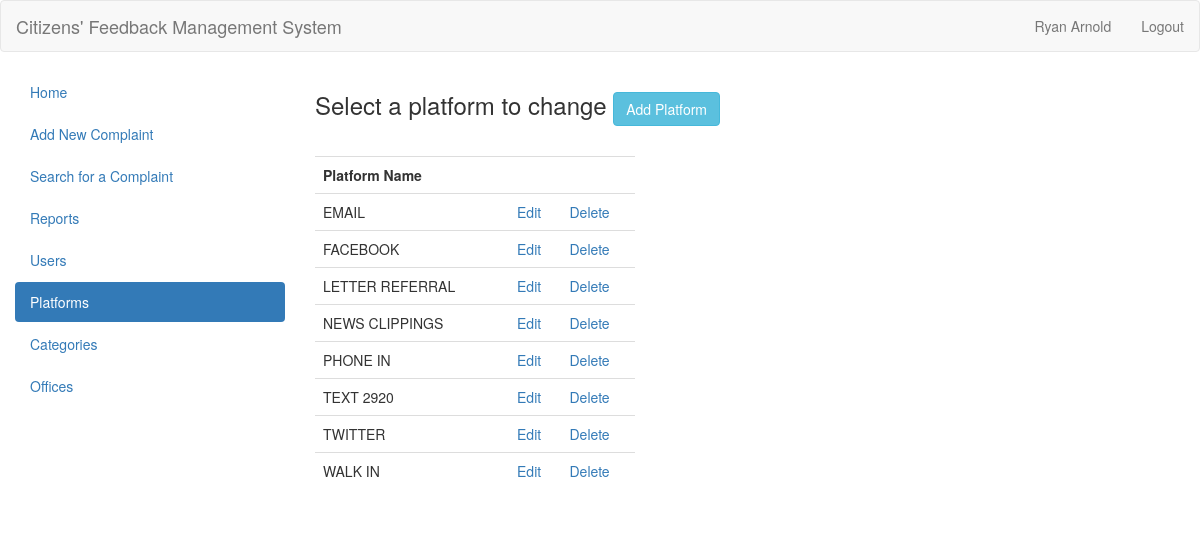
The app's page /cfms/platforms/ (signed in) with its own data.
### complaints/models.py (models this page shows, shortened)
class Platform(models.Model):
	name = models.CharField(max_length=100)
	archived = models.BooleanField(default=False)

### complaints/views.py (the view)
# urls.py: url(r'^platforms/update/(?P<platform_id>[\w\-0-9]+)/$', views.update_platform, name='update_platform'),
def platforms(request):
	platforms = Platform.objects.filter(archived=False).order_by('name')
	platform_form = PlatformForm()
	return render(request, 'complaints/platforms.html', {'platforms': platforms, 'create_form': platform_form})

### global/templates/complaints/platforms.html (shortened to what this page needs)
{% extends "complaints/base.html" %}
{% load staticfiles %}
{% block content %}
	<div class="col-md-7">
		<h3>
			Select a platform to change
			<button type="button" class="btn btn-info" data-toggle="modal" data-target="#add-platform-modal" id="modalActionButton">Add Platform</button>
		</h3>
		<br>
		<div class="row">
			<div class="col-md-6">
				<table class="table">
					<tbody>
						<tr>
							<th>Platform Name</th>
							<th></th>
							<th></th>
						</tr>
						{% for platform in platforms %}
							<tr>
								<td>{{ platform.name }}</td>
								<td><a href="{% url 'update_platform' platform.id %}">Edit</a></td>
								<td><a href="{% url 'delete_platform' platform.id %}">Delete</a></td>
							</tr>
						{% endfor %}
					</tbody>
				</table>
			</div>
		</div>
	</div>
{% endblock %}

### global/templates/complaints/base.html (shortened to what this page needs)
<!DOCTYPE html>
{% load staticfiles %}
<html lang="en">
  <head>
		<link href="{% static "css/bootstrap.min.css" %}" rel="stylesheet">
    <link rel="stylesheet" type="text/css" href="{% static "css/base.css" %}">
	</head>
	<body>
		{% block header %}
			<div class="navbar navbar-default">
				<div class="container-fluid">
					<div class="navbar-header">
						<a class="navbar-brand" href="{% url 'index' %}">Citizens' Feedback Management System</a>
					</div>
					<div>
						<ul class="nav navbar-nav navbar-right">
							<li>
								<a href="#">{{ user.first_name }}</a>
							</li>
							<li>
								<a href="{% url 'logout' %}">Logout</a>
							</li>
						</ul>
					</div>
				</div>
			</div>
		{% endblock %}
    {% block body %}
      <div class="container-fluid">
				<div class="row">
					<div class="col-md-3">
						<ul class="nav nav-pills nav-stacked">
							<li role="presentation" href="{% url 'index' %}">
								<a href="{% url 'index' %}">Home</a>
							</li>
							<li role="presentation" href="{% url 'new_complaint' %}">
								<a href="{% url 'new_complaint' %}">Add New Complaint</a>
							</li>
							<li role="presentation" href="{% url 'search_complaint' %}">
								<a href="{% url 'search_complaint' %}">Search for a Complaint</a>
							</li>
							<li role="presentation" href="{% url 'reports' %}">
								<a href="{% url 'reports' %}">Reports</a>
							</li>
							{% if user.is_staff %}
								<li role="presentation" href="{% url 'users' %}">
									<a href="{% url 'users' %}">Users</a>
								</li>
								<li role="presentation" href="{% url 'platforms' %}">
									<a href="{% url 'platforms' %}">Platforms</a>
								</li>
								<li role="presentation" href="{% url 'categories' %}">
									<a href="{% url 'categories' %}">Categories</a>
								</li>
								<li role="presentation" href="{% url 'offices' %}">
									<a href="{% url 'offices' %}">Offices</a>
								</li>
							{% endif %}
						</ul>
					</div>
					{% block content %}
					{% endblock %}
				</div>
			</div>
    {% endblock %}
	</body>
</html>

### records on screen
Platform: name "EMAIL"
Platform: name "FACEBOOK"
Platform: name "LETTER REFERRAL"
Platform: name "NEWS CLIPPINGS"
Platform: name "PHONE IN"
Platform: name "TEXT 2920"
Platform: name "TWITTER"
Platform: name "WALK IN"

### other values on screen
{{ user.first_name }} "Ryan Arnold"
